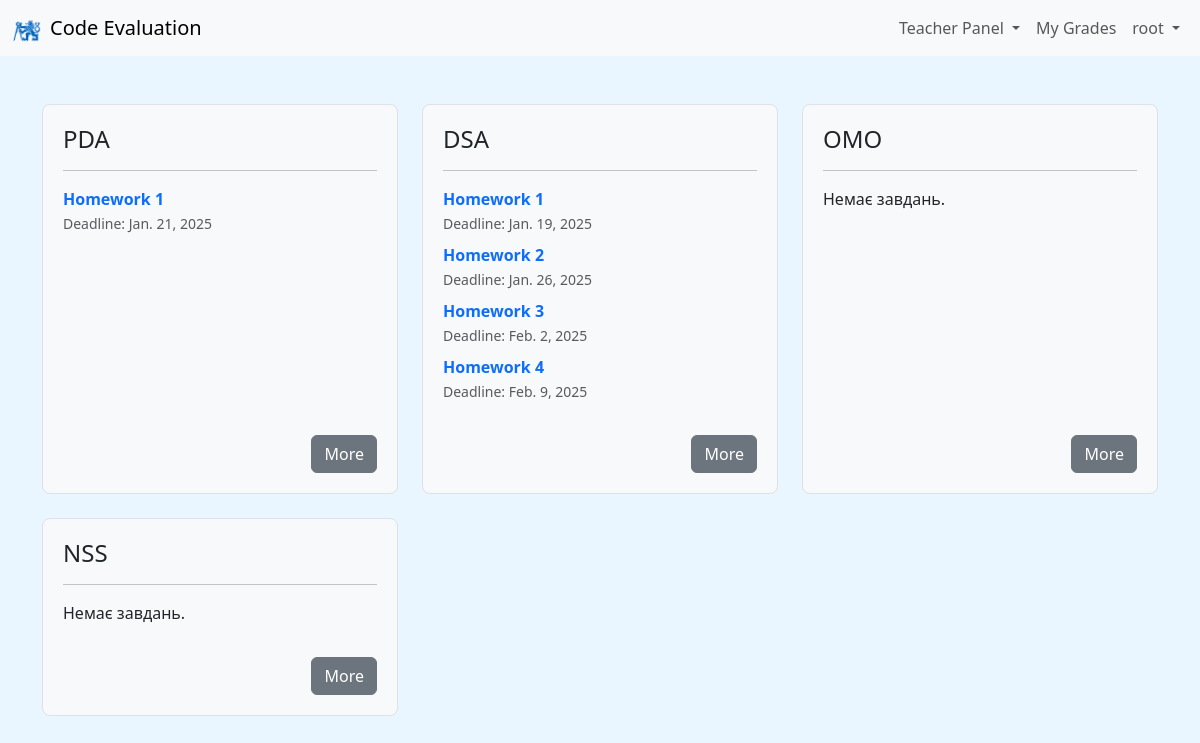
The app's page / (signed in), older data.
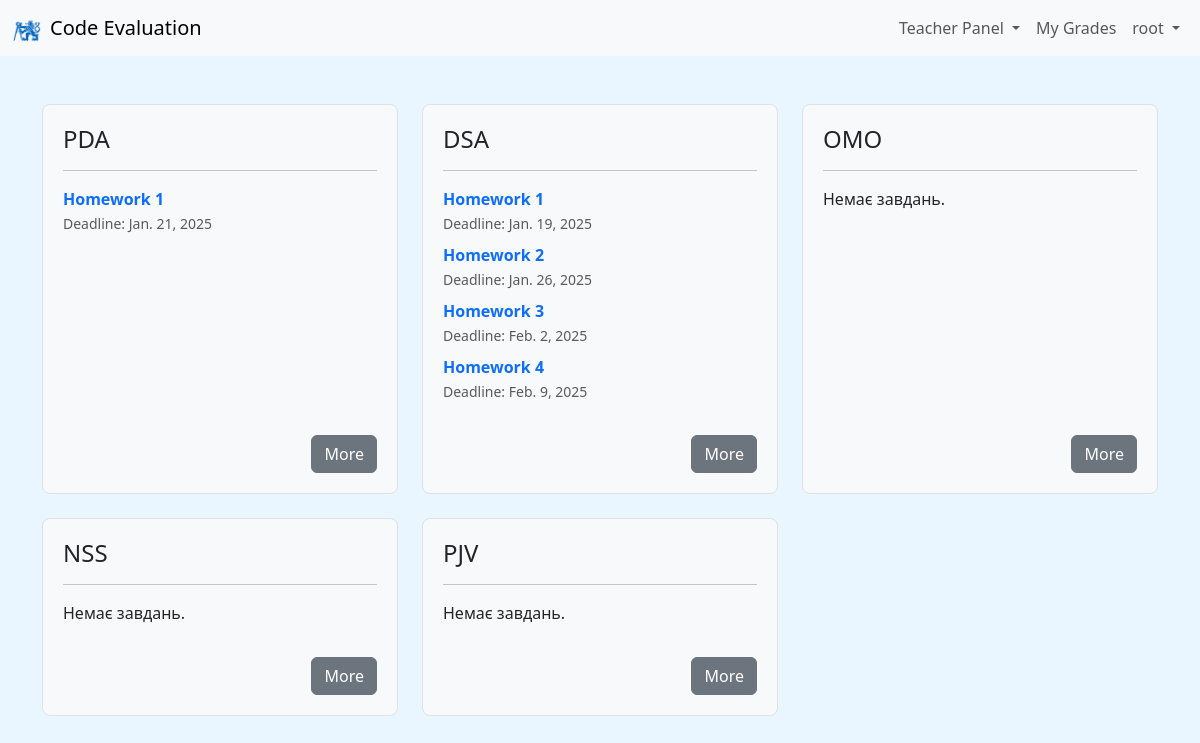
The same page, newer data.
### upload/models.py (models this page shows, shortened)
class Subject(models.Model):
    name = models.CharField(max_length=100)
    description = models.TextField()

class Assignment(models.Model):
    subject = models.ForeignKey(Subject, on_delete=models.CASCADE, related_name='assignments')
    name = models.CharField(max_length=100)
    description = models.TextField()
    deadline = models.DateField()
    number = models.PositiveIntegerField()
    max_points = models.PositiveIntegerField(default=10, help_text="Максимальное количество баллов за это задание.")
    max_uploads = models.PositiveIntegerField(default=20, help_text="Максимальное количество загрузок для студента.")

### upload/views.py (the view)
# urls.py: path('', views.subject_list, name='subject_list'),
@login_required
def subject_list(request):
    subjects = Subject.objects.all()
    is_teacher_flag = request.user.is_superuser or request.user.groups.filter(name='Teachers').exists()
    return render(request, 'upload/subject_list.html', {
        'subjects': subjects,
        'is_teacher_flag': is_teacher_flag
    })

### upload/context_processors.py (called while the page is built)
def is_teacher_context(request):
    if request.user.is_authenticated:
        is_teacher_flag = request.user.is_superuser or request.user.groups.filter(name="Teachers").exists()
    else:
        is_teacher_flag = False
    return {
        'is_teacher_flag': is_teacher_flag
    }

### upload/templates/upload/subject_list.html
{% extends 'upload/base.html' %}
{% block content %}
<div class="row">
    {% for subject in subjects %}
        <div class="col-md-4 mb-4">
            <div class="subject-card d-flex flex-column justify-content-between">
                <div>
                    <a href="{% url 'upload:subject_detail' subject_name=subject.name %}" class="text-decoration-none text-dark">
                        <h4>{{ subject.name }}</h4>
                    </a>
                    <hr>
                    <ul class="assignment-list list-unstyled">
                        {% for assignment in subject.assignments.all|slice:":5" %}
                            <li class="mb-2">
                                <a href="{% url 'upload:assignment_detail' subject_name=subject.name assignment_id=assignment.id %}" class="text-decoration-none">
                                    <strong>{{ assignment.name }}</strong>
                                </a>
                                <br>
                                <small class="text-muted">Deadline: {{ assignment.deadline }}</small>
                            </li>
                        {% empty %}
                            <li>Немає завдань.</li>
                        {% endfor %}
                    </ul>
                </div>
                <div class="mt-3 text-end">
                    <a href="{% url 'upload:subject_detail' subject_name=subject.name %}" class="btn btn-secondary">More</a>
                </div>
            </div>
        </div>
        {% if forloop.counter|divisibleby:"3" and not forloop.last %}
            </div><div class="row">
        {% endif %}
    {% endfor %}
</div>
{% endblock %}

Row changes from the older to the newer data that the page shows:
added Subject: name "PJV"
